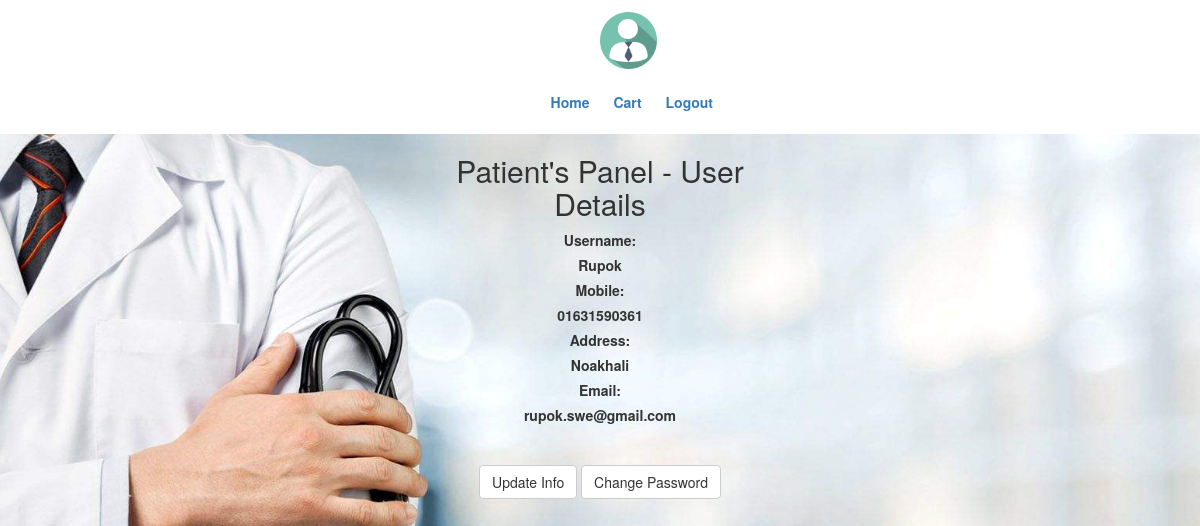
Page /cupanel.php (signed in) on the committed database.
### tables this page shows
CREATE TABLE `customer` (
  `cuEmail` varchar(40) NOT NULL,
  `cuMobile` varchar(40) NOT NULL,
  `cuAddress` varchar(40) NOT NULL,
  `cuName` varchar(40) NOT NULL,
  `cuId` int(11) NOT NULL
);

### cupanel.php (the view, shortened to what this page needs)
<!DOCTYPE html>
 <html class="no-js">
<html lang="en-US">
<head>
	<link rel="stylesheet" type="text/css" href="css/font-awesome.min.css" media="all" />
	<link rel="stylesheet" type="text/css" href="css/normalize.css" media="all" />
	<link rel="stylesheet" type="text/css" href="css/bootstrap.css" media="all" />
	<link rel="stylesheet" type="text/css" href="style.css" media="all" />
</head>
<body>
	<div class="header-area">
		<div class="header-top">
			<div class="container">
                <a href="#"><img src="img/client-1295901_960_720.png" style="max-height: 5%;max-width: 5%;margin-left: 50%;opacity:1.0;"></a>
				<div class="menu col-md-5" style="margin-left: 20%;margin-top: 2%">
					<ul class="list-unstyled list-inline pull-right">
						<li><a href="cushome.php">Home</a></li>
						<li><a href="#">Cart</a></li>
						<li><a href="logout.php">Logout</a></li>
					</ul>
				</div>
			</div>
		</div>
	</div>
    <?php
                        $con=mysqli_connect("localhost","root","");
                        mysqli_select_db($con,'Health&Wellness');
                        $result = mysqli_query($con,"SELECT * FROM customer where cuName='".$_SESSION["uname"]."';") or die("Failed to Login".mysql_error());
                        $row = mysqli_fetch_array($result);
                        $cuname=$row["cuName"];
                        $cumobile=$row["cuMobile"];
                        $cuadd=$row["cuAddress"];
                        $cuemail=$row["cuEmail"];
    ?>
	<div class="main-area">
		<div class="login">
			<form class="col-md-4 col-sm-offset-4 text-center">
            <h2>Patient's Panel - User Details</h2>
			  <div class="form-group center">
                  <label>Username:</label>
                  <br>
                  <?php echo "<label>".$cuname."</label>";
                  ?>
                  <br>
                  <label>Mobile:</label>
                  <br>
                  <?php echo "<label>".$cumobile."</label>";
                  ?>
                  <br>
                  <label>Address:</label>
                  <br>
                  <?php echo "<label>".$cuadd."</label>";
                  ?>
                  <br>
                  <label>Email:</label>
				<br>
                  <?php echo "<label>".$cuemail."</label>";
                  ?>
                  <br>
			  </div>
                <br>
                <button type="submit" class="btn btn-default">Update Info</button>
                <button type="submit" class="btn btn-default">Change Password</button>
			  <br>
			</form>
			<br>
		</div>
	</div>
</body>
</html>

### style.css (style rules this page uses)
.header-top { padding: 1%; }
.menu { margin-left: 150px; }
.menu a { text-decoration: none; font-weight: bold; margin-left: 10px; }
.login { background: url(images/13.jpg) no-repeat center center fixed; -webkit-background-size: cover; -moz-background-size: cover; -o-background-size: cover; background-size: cover; }

### cupanel.php (style rules this page uses)
html { background: url(images/13.jpg) no-repeat center center fixed; -webkit-background-size: cover; -moz-background-size: cover; -o-background-size: cover; background-size: cover; }

### rows in the picture
customer: cuName "Rupok", cuMobile "01631590361", cuAddress "Noakhali", cuEmail "rupok.swe@gmail.com"
